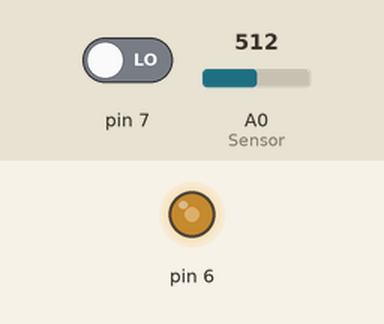
Recording of a sketch running on a simulated Arduino Uno, built with avr-gcc and run on an emulated ATmega328P. Shown: output pins drawn as LEDs (lit = HIGH). Inputs (shaded band) come from the test bench; at power-on: A0 (Sensor) = 512, pin 7 LOW. What the sketch prints to the serial monitor is not drawn.

Above: at 1.2 s.
1.3 s: A0 (Sensor) set to 716
At 1.6 s:
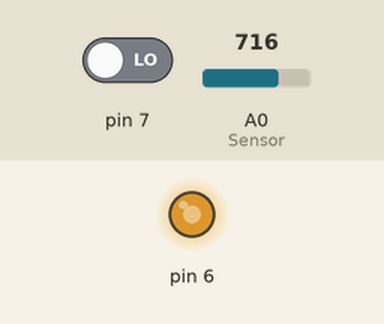
2.8 s: A0 (Sensor) set to 900
At 3.9 s:
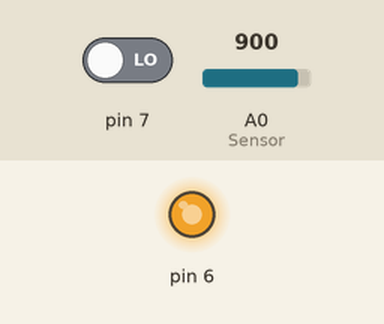
4.3 s: A0 (Sensor) set to 122
At 5.1 s:
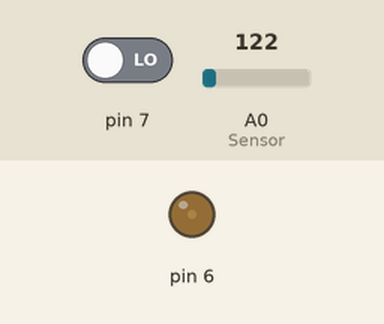
5.8 s: A0 (Sensor) set to 0
At 6.2 s:
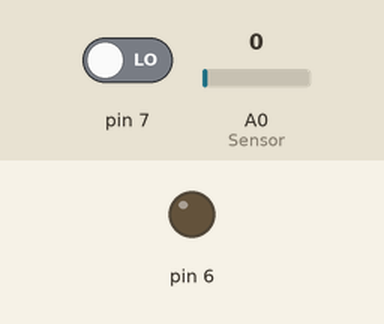
7.3 s: A0 (Sensor) set to 511
At 8.6 s:
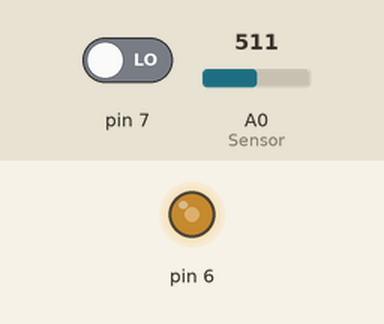
Timing chart, 0 to 9.8 s (numbered marks = the images above; inputs shaded):
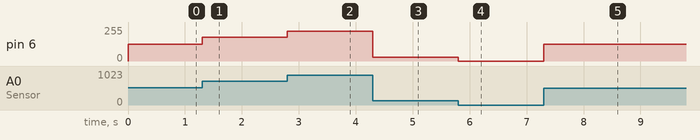

The sketch:

DCmotor.ino
```cpp
int Sensor = A0;
int value;
int var;
void setup()
{
  pinMode(Sensor, INPUT);
  pinMode(6, OUTPUT);
  pinMode(7, INPUT);
  Serial.begin(9600);
}

void loop()
{
  value = 255./1025. * analogRead(Sensor);
  var = digitalRead(7);
  analogWrite(6, value);
  Serial.println(var);
}
```

Measured:
- after the input at 1.3 s, pin 6: 127/255 → 178/255 at once
- after the input at 2.8 s, pin 6: 178/255 → 223/255 at once
- after the input at 4.3 s, pin 6: 223/255 → 30/255 at once
- after the input at 5.8 s, pin 6: 30/255 → 0/255 at once
- after the input at 7.3 s, pin 6: 0/255 → 127/255 at once
